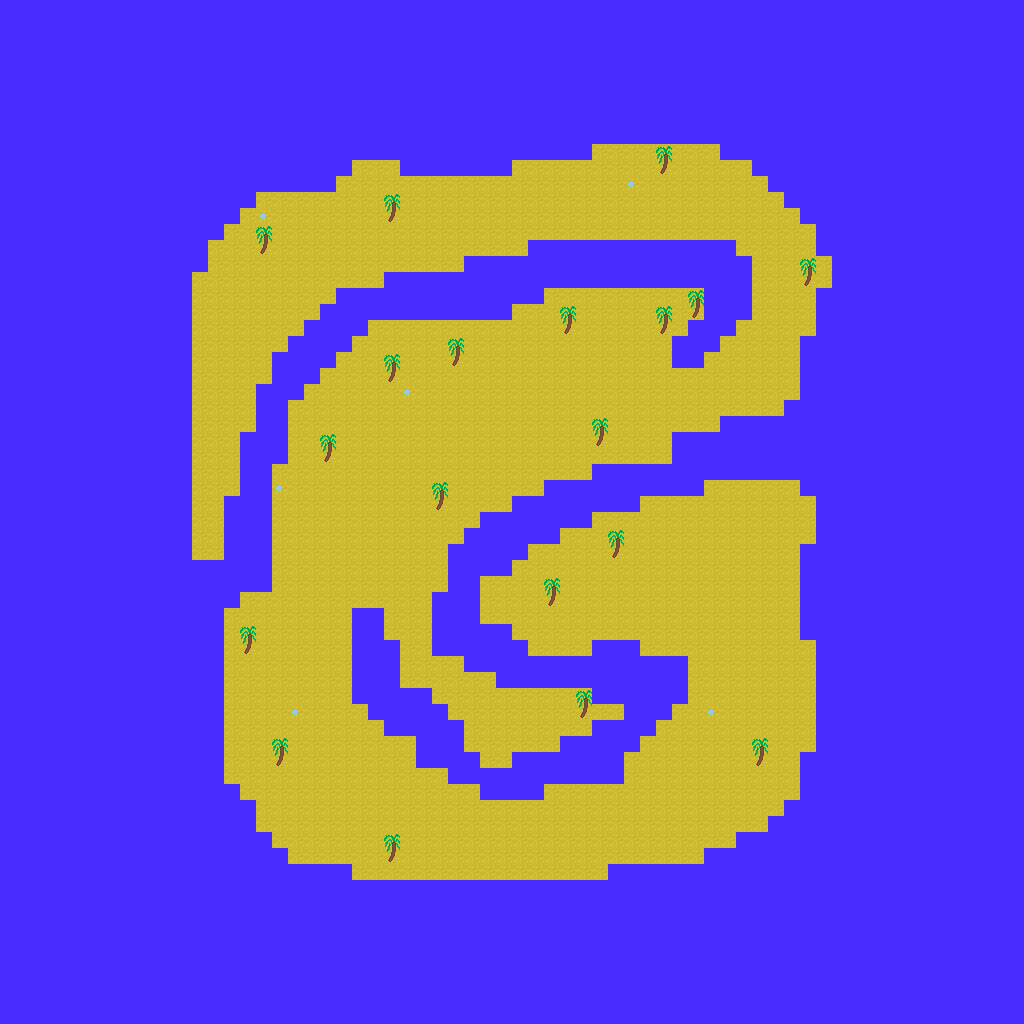

Below is a game level as drawn by its tile map, then a one-line description and the .tmx that defines it (tile-layer data replaced by summaries):
An orthogonal 64x64 tile map with 16x16 px tiles, 3 tile layers (Walkable Layer, Collision Layer, Water Layer) and 18 objects (8x CRAB, 4x YELLOW_SLIME, 3x CHEST, START, YELLOW_PORTAL, ...).

<map version="1.2" tiledversion="1.2.3536" orientation="orthogonal" renderorder="right-down" width="64" height="64" tilewidth="16" tileheight="16" infinite="0" nextlayerid="7" nextobjectid="38">
 <tileset firstgid="1" source="THUNDERLANDS.tsx" />
 <layer id="1" name="Walkable Layer" width="64" height="64">
  <data>[4096 cells, 1267 non-empty, 2 distinct tile ids]</data>
 </layer>
 <layer id="4" name="Collision Layer" width="64" height="64">
  <data>[4096 cells, 39 non-empty, 2 distinct tile ids]</data>
 </layer>
 <objectgroup id="5" name="Object Layer">
  <object id="1" name="START" x="699" y="550.958" width="26" height="24.75" />
  <object id="2" name="YELLOW_PORTAL" x="698" y="599.208" />
  <object id="3" name="CASTLE" type="TELEPORTER" x="696.5" y="602.208">
   <properties>
    <property name="ID" type="int" value="1021" />
   </properties>
  </object>
  <object id="23" name="CRAB" x="341" y="529.5" />
  <object id="24" name="CRAB" x="291.5" y="698" />
  <object id="25" name="CRAB" x="484" y="847" />
  <object id="26" name="CRAB" x="714.5" y="798" />
  <object id="27" name="CRAB" x="495" y="730.5" />
  <object id="28" name="CRAB" x="552.5" y="379" />
  <object id="29" name="CRAB" x="582.5" y="210.5" />
  <object id="30" name="CRAB" x="328.5" y="243" />
  <object id="31" name="YELLOW_SLIME" x="416" y="418" />
  <object id="32" name="YELLOW_SLIME" x="624.5" y="168" />
  <object id="33" name="YELLOW_SLIME" x="358.5" y="196.5" />
  <object id="34" name="YELLOW_SLIME" x="791.5" y="679.5" />
  <object id="35" name="CHEST" x="539" y="707" />
  <object id="36" name="CHEST" x="221" y="390" />
  <object id="37" name="CHEST" x="617" y="329.5" />
 </objectgroup>
 <layer id="6" name="Water Layer" width="64" height="64">
  <data>[4096 cells, 2829 non-empty, 1 distinct tile ids]</data>
 </layer>
</map>
